Frame 1 (no input): blank canvas, image omitted
Frame 60 (the mouse pressed at the canvas centre just before this capture): blank canvas, image omitted
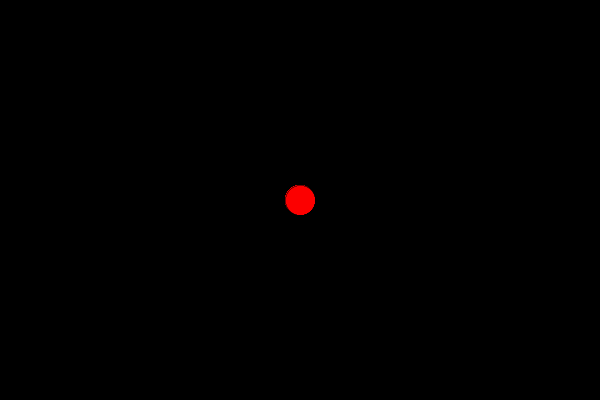
Frame 120 (the mouse held since frame 60 and released just before this capture)

The Processing sketch whose frames 1 and 60 were blank and that drew this single picture after the mouse press (run headless with seeded random() and noise(); from frame 60 on, the mouse is pressed at the canvas centre):

// Processing sketch: week9_Homework2
// ── week9_Homework2.pde
int count = 2;
float speed = 1;
float easing = 0.5;

void setup(){
  size(600, 400);
  background(0);
  stroke(0);
}

void draw() {
  float target = dist(mouseX, mouseY, pmouseX, pmouseY);
  speed += (target - speed) * easing;
  if (mousePressed == true) {
    strokeWeight(speed/3);
    fill(255, 0, 0, 40);
    ellipse(mouseX, mouseY, 30, 30);
  }
  println(speed);
  
  if (keyPressed == true) {
    save("frame" + count + ".png");
    delay(400);
    count++;
  }
}
